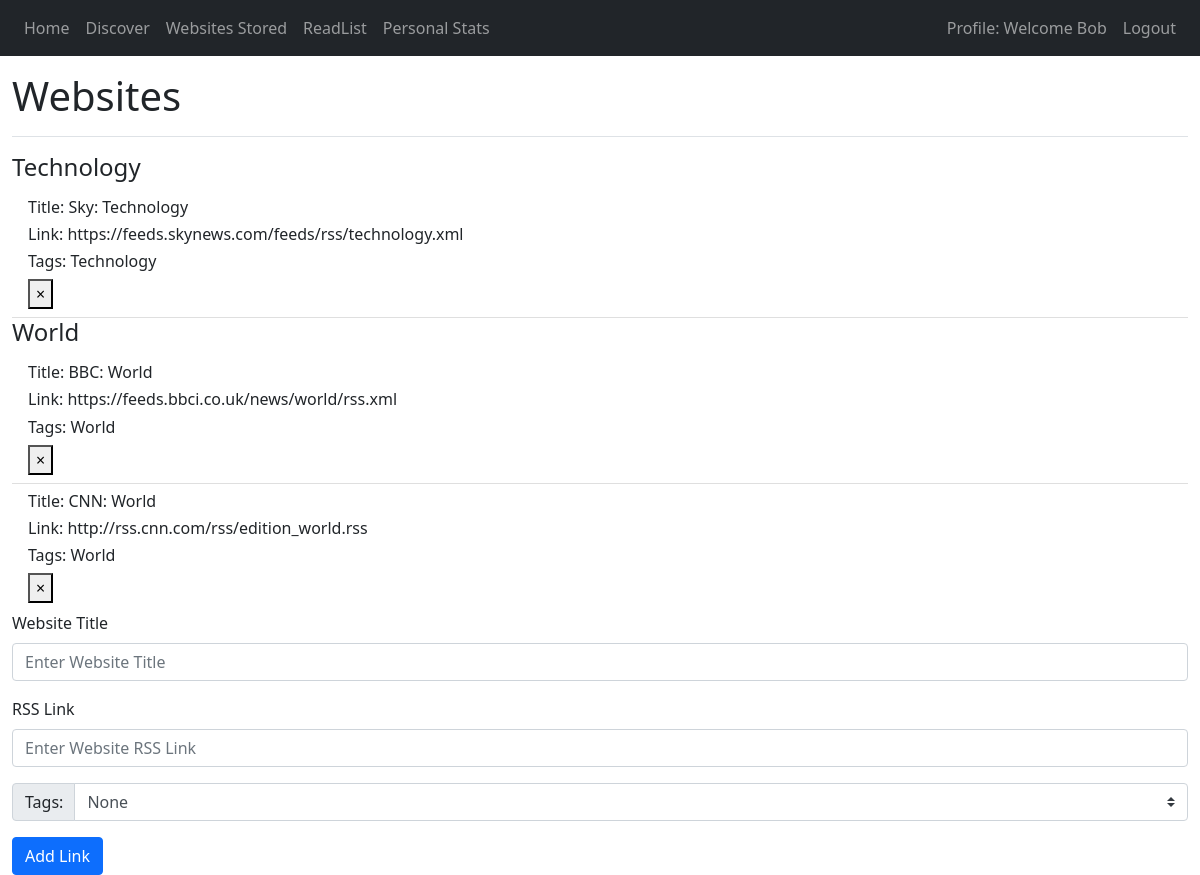
/add_links (signed in), run on an earlier commit of the app's database.
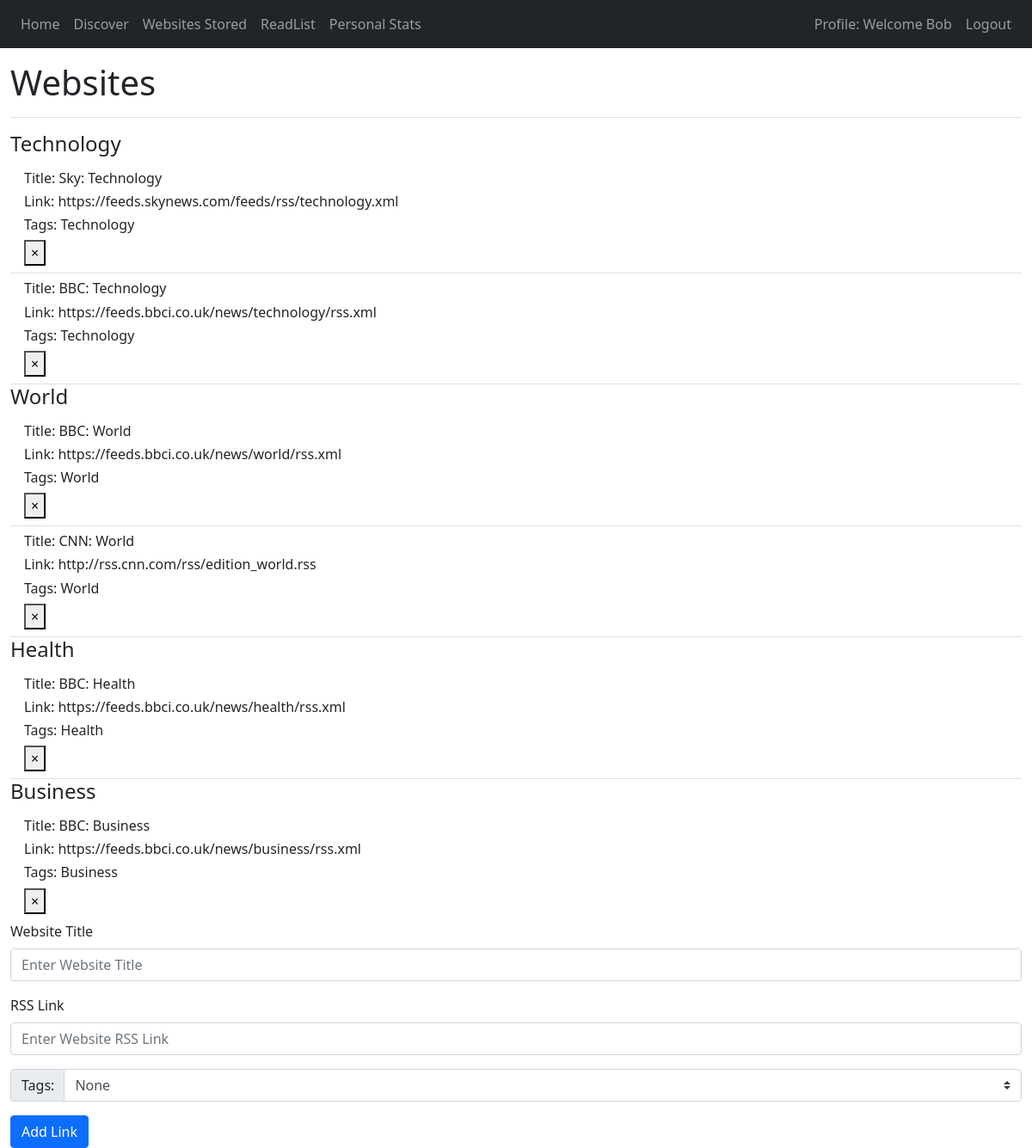
And on a later commit of the database.
### website/db_models.py (models this page shows)
class Tags(db.Model):
    id = db.Column(db.Integer, primary_key=True)
    name = db.Column(db.String(10000))
    website = db.relationship('RSS_Data', back_populates='tag')

class RSS_Data(db.Model):
    id = db.Column(db.Integer, primary_key=True)
    title = db.Column(db.String(10000))
    link = db.Column(db.String(10000))
    clicks = db.Column(db.Integer)
    tag_id = db.Column(db.Integer, db.ForeignKey('tags.id'))
    tag = db.Relationship('Tags', back_populates='website')
    user_id = db.Column(db.Integer, db.ForeignKey('user.id'))

### website/views.py (the view, shortened to what this page needs)
@views.route('/add_links', methods=['GET', 'POST'])
@login_required
def add_links():
    user_tags = []
    tags_list = Tags.query.all()
    user_saved_websites = RSS_Data.query.filter_by(user_id=current_user.id).all()
    for user_web in user_saved_websites:
        tags_format = {'tag_id': user_web.tag_id,
                       'tag_name': f'{tags_list[user_web.tag_id - 1].name}'}
        if tags_format not in user_tags:
            user_tags.append(tags_format)
    return render_template("website_add.html", user=current_user,tags=tags_list, user_tags=user_tags)

### website/__init__.py (called while the page is built)
def create_app():
    app = Flask(__name__)
    app.config['SECRET_KEY'] = 'sadads asdasgf asddf'
    app.config['SQLALCHEMY_DATABASE_URI'] = f'sqlite:///{DB_NAME}'
    db.init_app(app)
    from .views import views
    from .auth import auth
    app.register_blueprint(views, url_prefix='/')
    app.register_blueprint(auth, url_prefix='/')
    from .db_models import User
    with app.app_context():
        db.create_all()
    login_manager = LoginManager()
    login_manager.login_view = 'auth.login'
    login_manager.init_app(app)
    @login_manager.user_loader
    def load_user(id):
        return User.query.get(int(id))
    return app

### website/templates/website_add.html (shortened to what this page needs)
{% extends "base.html" %}
{%  block content %}
<div class="d-flex justify-content-between flex-wrap flex-md-nowrap pt-3 pb-2 mb-3 border-bottom">
    <h1>Websites</h1>
</div>
    {% for tag in user_tags %}
    <h4>{{ tag.tag_name }}</h4>
<ul class="list-group list-group-flush" id="website_add">
    {% for website in user.feeds %}
        {% if website.tag.id == tag.tag_id %}
            <li class="list-group-item">
                <h6>Title: {{ website.title }}</h6>
                <h6>Link: {{ website.link }}</h6>
                <h6>Tags: {{ website.tag.name }}</h6>
                <form action="/delete-website" method="POST">
                    <button name="delete_link"id="{{ website.id }}" type="submit">
                        <span aria-hidden="true">&times;</span>
                    </button>
                </form>
            </li>
        {% endif %}
        {% endfor %}
    {% endfor %}
</ul>
<form method="POST">
    <div class="form-group">
        <label for="web_title">Website Title</label>
        <input type="text" class="form-control" id="web_title" name="web_title" placeholder="Enter Website Title"/>
    </div>
    <div class="form-group">
        <label for="web_link">RSS Link</label>
        <input type="text" class="form-control" id="web_link" name="web_link" placeholder="Enter Website RSS Link"/>
    </div>
    <div class="input-group mb-3">
      <div class="input-group-prepend">
        <label class="input-group-text" for="inputGroupTags">Tags:</label>
      </div>
          <select class="custom-select" name="web_tag" id="inputGroupTags">
            <option selected>None</option>
          </select>
    </div>
    <button type="submit" class="btn btn-primary" name="add_link">Add Link</button>
</form>
{% endblock %}

What changed in the data, as far as the page shows it:
added RSS_Data: title "BBC: Technology", link "https://feeds.bbci.co.uk/news/technology/rss.xml", tag.name "Technology", shown under Tags "Technology"
now on this page (row unchanged): Tags: tag_name "Health"
added RSS_Data: title "BBC: Health", link "https://feeds.bbci.co.uk/news/health/rss.xml", tag.name "Health"
now on this page (row unchanged): Tags: tag_name "Business"
added RSS_Data: title "BBC: Business", link "https://feeds.bbci.co.uk/news/business/rss.xml", tag.name "Business"
